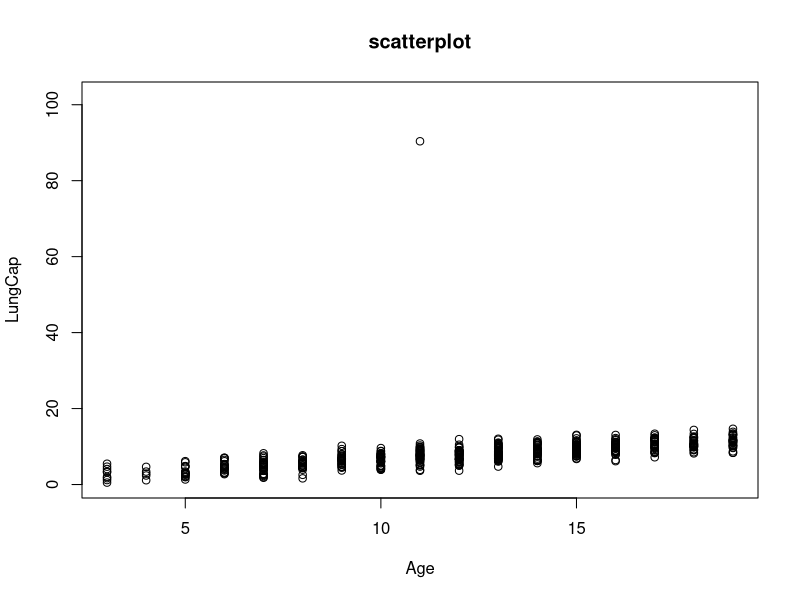
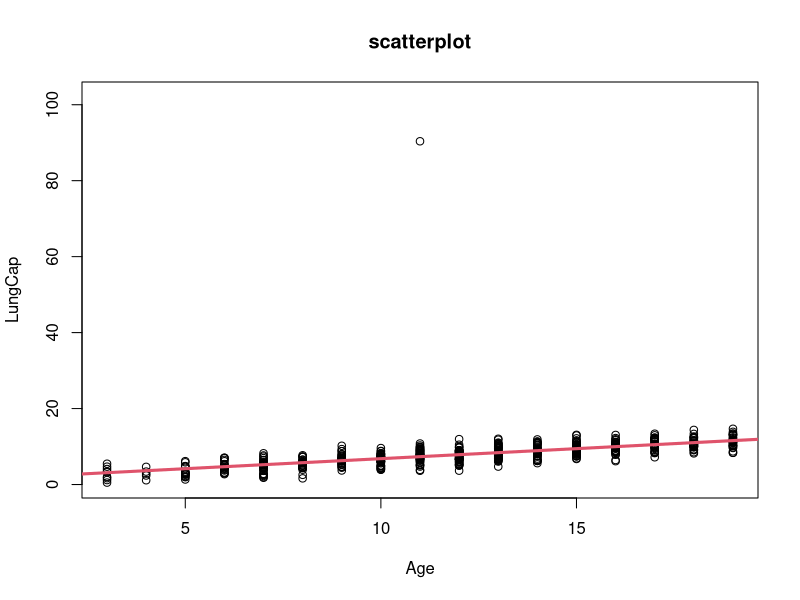

Reproduce these figures in R, in order.
#Loading the dataset
data <- read.csv("Lungcap.csv")
attach(data)
names(data)
summary(data)
View(data)
str(data)
class(data$Age)

plot(Age, LungCap, main = "scatterplot")

?lm

linearModel = lm(LungCap~Age)
summary(linearModel)
plot(Age, LungCap, main = "scatterplot")

abline(linearModel, col=2, lwd=3)
checkLungs = data.frame(Age = 10)
result = predict(linearModel, checkLungs)
result